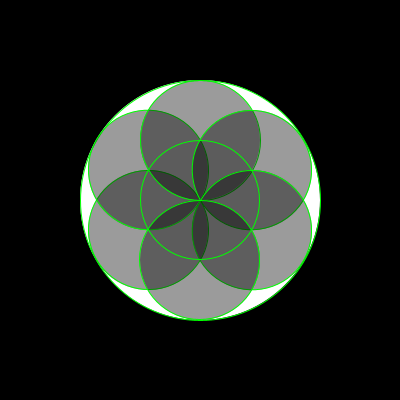
Frame 1 (no input)
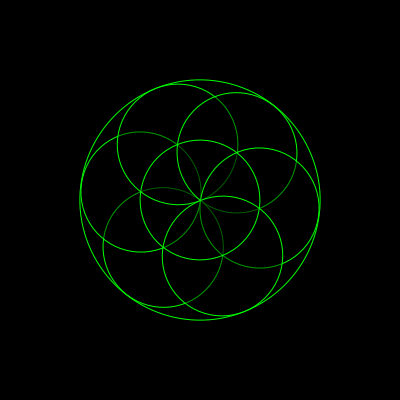
Frame 60 (the mouse pressed at the canvas centre just before this capture)
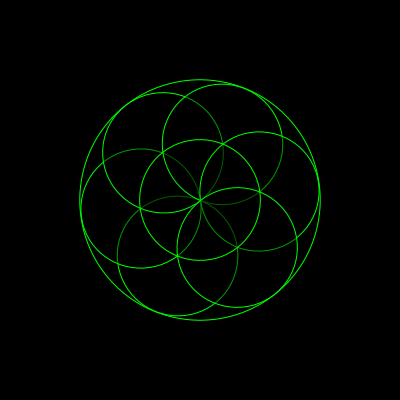
Frame 120 (the mouse held since frame 60 and released just before this capture)

The Processing sketch that drew these frames (run headless with seeded random() and noise(); from frame 60 on, the mouse is pressed at the canvas centre):

// Processing sketch: processing_140190
// ── processing_140190.pde

float diameter=120;
float angle =0.0;
void setup(){
size(400,400);
}
void draw(){

    
  background(0);
  stroke(0,255,0);
  translate(width/2,height/2);

  rotate(angle); angle +=.1;
  ellipse(0,0,2*diameter,2*diameter);
  
  for(int i= 1 ; i < 7 ; i++ )
  {
    rotate(PI/3);
    fill(0,0,0,100);
   ellipse(0,diameter/2,diameter,diameter);
  }
   fill(0,0,0,5);
  ellipse(0,0,diameter,diameter);
  //triangle();


}
